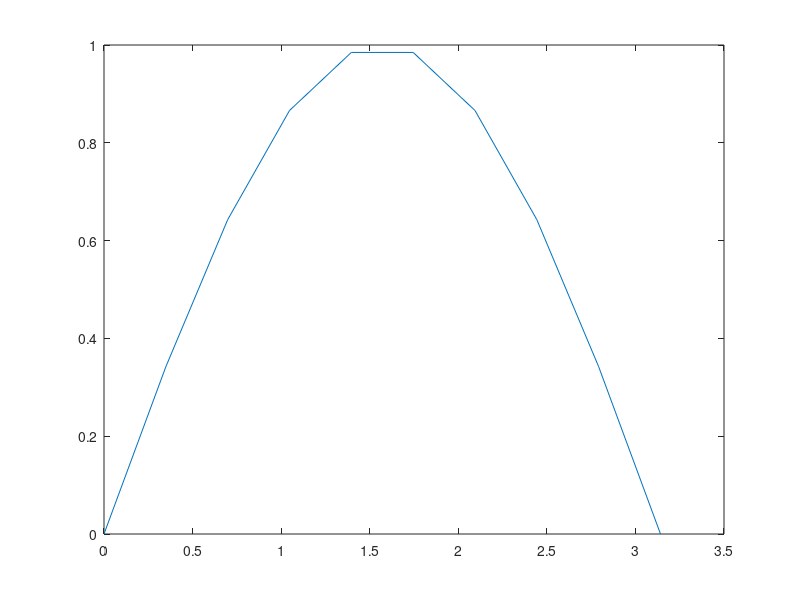
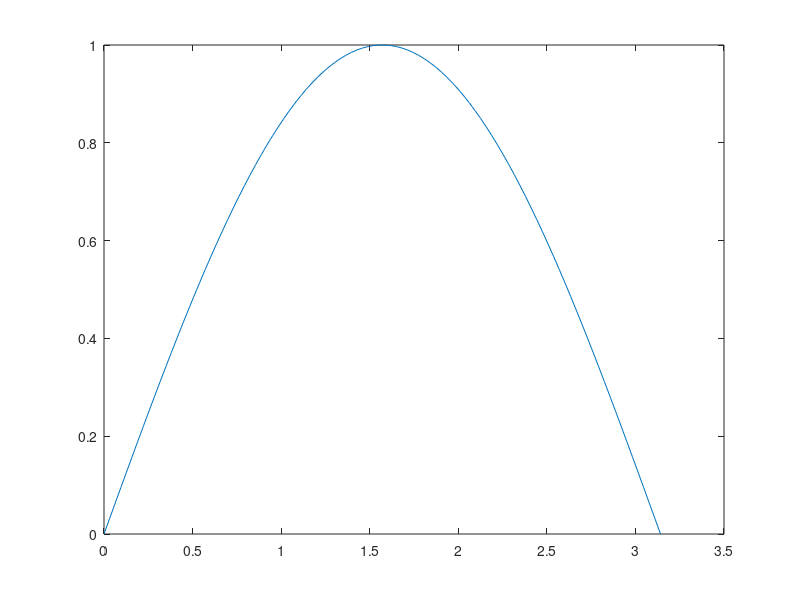

MATLAB code for these plots, in order:
%% 3.15 rac158
% plotting sin(x) with both 10 and 100 points of resolution
function sinxPlot() 

    x = linspace(0,pi,10);
    y = sin(x);
    figure;
    plot(x,y)
    
    x = linspace(0, pi, 100);
    y = sin(x);
    figure;
    plot(x,y)
    
end
